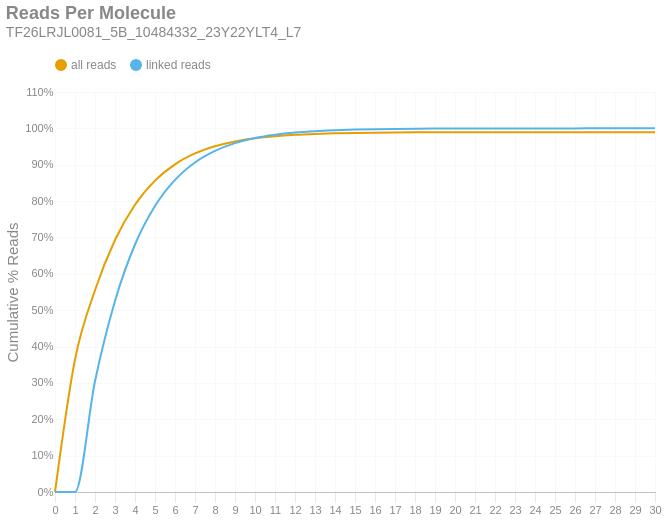

Source (notebook cell):
### Markdown cell above
### Reads per Molecule
This chart shows the cumulative distribution of the number of reads per linked molecule. That is, how many alignments are associated with a unique molecule. This excludes the number of reads associated with invalid or absent linked-read barcodes. The `linked` histogram is the percentages recalculated when disregarding singletons.

### Code cell
if SKIPLR:
    print_html(f"Skipped")
else:
    counts = np.bincount(valids['reads'].cast(pl.Int64).to_numpy())
    weighted = counts * np.arange(len(counts))
    all_perc = weighted / n_reads
    linked_perc = weighted / n_linked_reads
    linked_perc[1] = 0
    binned_df = pl.DataFrame({
        'readsper': list(range(len(counts))),
        'all reads (cumsum)': np.cumsum(all_perc).tolist(),
        'linked reads (cumsum)': np.cumsum(linked_perc).tolist(),
    })

    with SafeRender(binned_df):
        (
            density_plot(binned_df, 'Reads Per Molecule', samplename, 'readspmol')
            .encode(
                x=alt.X('readsper:O', title=None).axis(labelAngle=0).scale(padding=0),
                y=alt.Y('value:Q', title='Cumulative % Reads').axis(format='%').stack(False),
                color=alt.Color("key:N").scale(domain=["all reads", "linked reads"]),
                tooltip=[
                    alt.Tooltip("key:N", title="Data Type"),
                    alt.Tooltip("readsper:O", title="Reads Per Molecule"),
                    alt.Tooltip("value:Q", format=".2%", title="% Reads (Cum.)")
                ]            
            )
        ).display()

### Figure 1 — Vega-Lite specification as saved in the notebook (floating-point values rounded to 4 significant figures)
{"width": "container", "height": 400, "config": {"title": {"anchor": "start", "dy": -15, "fontSize": 18, "color": "#888888", "subtitleColor": "#888888", "subtitleFontSize": 14}, "arc": {"fill": "#0072B2"}, "axis": {"domainColor": "#888888", "domainWidth": 0.5, "gridWidth": 0.2, "grid": false, "titleFontWeight": 400, "titleFontSize": 15, "labelFontSize": 11, "labelColor": "#888888", "tickColor": "#888888", "tickWidth": 0.2, "titleColor": "#888888"}, "axisBand": {"grid": false}, "axisX": {"grid": true, "tickSize": 10, "domainCap": "round"}, "axisY": {"domain": false, "grid": true, "tickSize": 0, "domainCap": "round"}, "background": "transparent", "header": {"labelFontSize": 15, "labelColor": "#888888", "titleFontSize": 15, "titleFontWeight": 600, "titleColor": "#888888"}, "legend": {"labelFont": "sans-serif", "labelFontSize": 12, "labelColor": "#888888", "symbolSize": 100, "symbolType": "circle", "titleFontSize": 12, "titlePadding": 10, "titleColor": "#888888", "title": null, "orient": "top"}, "range": {"category": ["#E69F00", "#56B4E9", "#009E73", "#F0E442", "#0072B2", "#D55E00", "#CC79A7", "#000000"], "diverging": ["#cfe8f3", "#a2d4ec", "#73bfe2", "#46abdb", "#1696d2", "#12719e"]}, "area": {"fill": "#0072B2", "fillOpacity": 0.7, "line": true, "strokeOpacity": 0.7}, "line": {"color": "#0072B2", "stroke": "#0072B2", "strokeWidth": 2}, "trail": {"color": "#0072B2", "stroke": "#0072B2", "strokeWidth": 0, "size": 1}, "point": {"filled": true, "fillOpacity": 1.0, "size": 95}, "text": {"color": "#888888", "fontSize": 11, "align": "right", "fontWeight": 400, "size": 11}, "bar": {"fill": "#0072B2", "stroke": null}, "view": {"stroke": null, "continuousWidth": 660, "continuousHeight": 400}}, "data": {"name": "data-eb52200b7b5c7af17dab214059c86cd9"}, "mark": {"type": "line", "interpolate": "monotone", "point": {"opacity": 0, "size": 275}}, "encoding": {"color": {"field": "key", "scale": {"domain": ["all reads", "linked reads"]}, "type": "nominal"}, "tooltip": [{"field": "key", "title": "Data Type", "type": "nominal"}, {"field": "readsper", "title": "Reads Per Molecule", "type": "ordinal"}, {"field": "value", "format": ".2%", "title": "% Reads (Cum.)", "type": "quantitative"}], "x": {"axis": {"labelAngle": 0}, "field": "readsper", "scale": {"padding": 0}, "title": null, "type": "ordinal"}, "y": {"axis": {"format": "%"}, "field": "value", "stack": false, "title": "Cumulative % Reads", "type": "quantitative"}}, "params": [{"name": "param_c36ac31b6afebe62", "select": {"type": "point", "fields": ["key"]}, "bind": "legend"}], "title": {"text": "Reads Per Molecule", "subtitle": "TF26LRJL0081_5B_10484332_23Y22YLT4_L7"}, "transform": [{"fold": ["all reads (cumsum)", "linked reads (cumsum)"]}, {"calculate": "replace(datum.key, ' (cumsum)', '')", "as": "key"}, {"filter": {"param": "param_c36ac31b6afebe62"}}], "usermeta": {"embedOptions": {"downloadFileName": "TF26LRJL0081_5B_10484332_23Y22YLT4_L7.readspmol"}}, "$schema": "https://vega.github.io/schema/vega-lite/v6.4.1.json", "datasets": {"data-eb52200b7b5c7af17dab214059c86cd9": [{"readsper": 0, "all reads (cumsum)": 0.0, "linked reads (cumsum)": 0.0}, {"readsper": 1, "all reads (cumsum)": 0.3645, "linked reads (cumsum)": 0.0}, {"readsper": 2, "all reads (cumsum)": 0.5549, "linked reads (cumsum)": 0.3046}, {"readsper": 3, "all reads (cumsum)": 0.693, "linked reads (cumsum)": 0.5255}, {"readsper": 4, "all reads (cumsum)": 0.79, "linked reads (cumsum)": 0.6807}, {"readsper": 5, "all reads (cumsum)": 0.8562, "linked reads (cumsum)": 0.7865}, {"readsper": 6, "all reads (cumsum)": 0.901, "linked reads (cumsum)": 0.8583}, {"readsper": 7, "all reads (cumsum)": 0.931, "linked reads (cumsum)": 0.9063}, {"readsper": 8, "all reads (cumsum)": 0.9508, "linked reads (cumsum)": 0.938}, {"readsper": 9, "all reads (cumsum)": 0.9642, "linked reads (cumsum)": 0.9593}, {"readsper": 10, "all reads (cumsum)": 0.9729, "linked reads (cumsum)": 0.9734}, {"readsper": 11, "all reads (cumsum)": 0.9786, "linked reads (cumsum)": 0.9824}, {"readsper": 12, "all reads (cumsum)": 0.9823, "linked reads (cumsum)": 0.9884}, {"readsper": 13, "all reads (cumsum)": 0.9848, "linked reads (cumsum)": 0.9923}, {"readsper": 14, "all reads (cumsum)": 0.9863, "linked reads (cumsum)": 0.9948}, {"readsper": 15, "all reads (cumsum)": 0.9875, "linked reads (cumsum)": 0.9966}, {"readsper": 16, "all reads (cumsum)": 0.9882, "linked reads (cumsum)": 0.9978}, {"readsper": 17, "all reads (cumsum)": 0.9887, "linked reads (cumsum)": 0.9986}, {"readsper": 18, "all reads (cumsum)": 0.989, "linked reads (cumsum)": 0.999}, {"readsper": 19, "all reads (cumsum)": 0.9892, "linked reads (cumsum)": 0.9994}, {"readsper": 20, "all reads (cumsum)": 0.9893, "linked reads (cumsum)": 0.9996}, {"readsper": 21, "all reads (cumsum)": 0.9894, "linked reads (cumsum)": 0.9997}, {"readsper": 22, "all reads (cumsum)": 0.9895, "linked reads (cumsum)": 0.9998}, {"readsper": 23, "all reads (cumsum)": 0.9895, "linked reads (cumsum)": 0.9999}, {"readsper": 24, "all reads (cumsum)": 0.9895, "linked reads (cumsum)": 0.9999}, {"readsper": 25, "all reads (cumsum)": 0.9895, "linked reads (cumsum)": 0.9999}, {"readsper": 26, "all reads (cumsum)": 0.9896, "linked reads (cumsum)": 1.0}, {"readsper": 27, "all reads (cumsum)": 0.9896, "linked reads (cumsum)": 1.0}, {"readsper": 28, "all reads (cumsum)": 0.9896, "linked reads (cumsum)": 1.0}, {"readsper": 29, "all reads (cumsum)": 0.9896, "linked reads (cumsum)": 1.0}, {"readsper": 30, "all reads (cumsum)": 0.9896, "linked reads (cumsum)": 1.0}]}}
